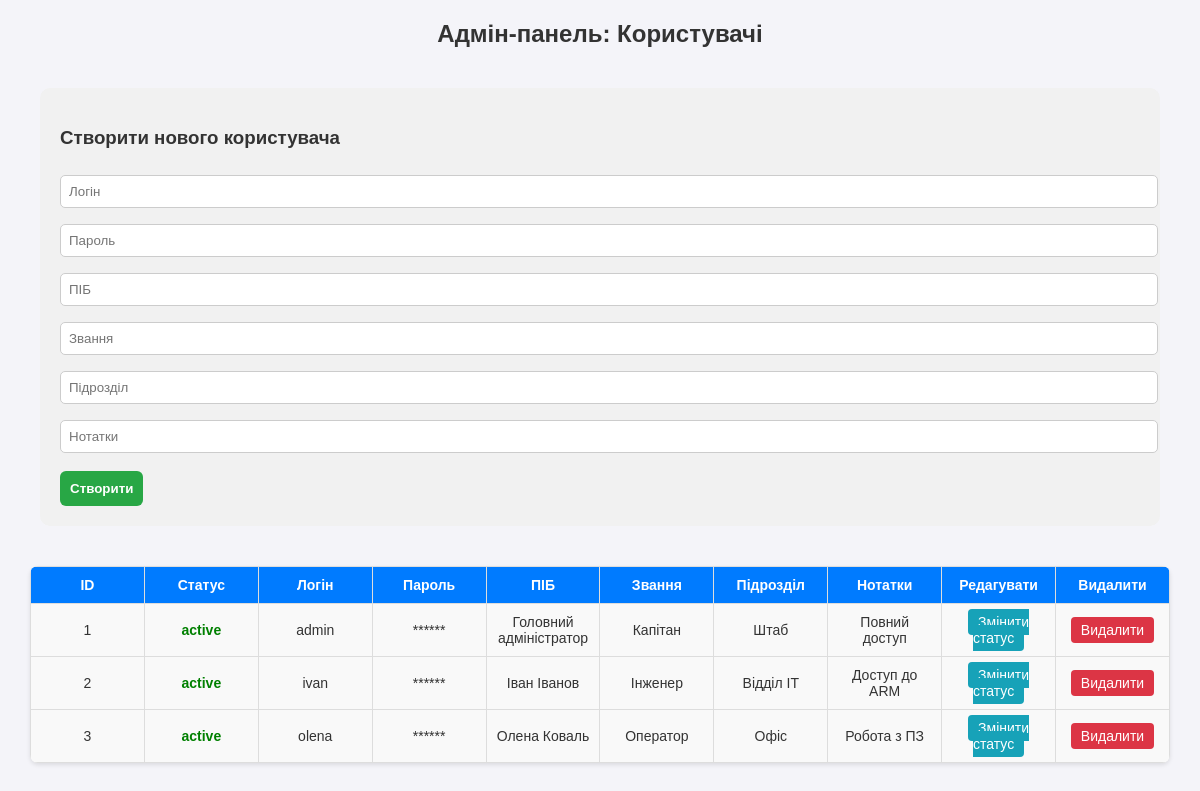
The page /admin on the database its author committed.
### tables this page shows
CREATE TABLE users (
    id INTEGER PRIMARY KEY AUTOINCREMENT,
    username TEXT NOT NULL UNIQUE,
    password TEXT NOT NULL,
    full_name TEXT,
    rank TEXT,
    unit TEXT,
    notes TEXT,
    role TEXT DEFAULT 'user',
    status TEXT DEFAULT 'active',
    attempts_left INTEGER DEFAULT 3
);

### routes.py (the view)
@main_bp.route('/admin')
def admin_panel():
    users = get_all_user_accounts()
    return render_template('admin_panel.html', users=users)

### db.py (called while the page is built)
def get_db_connection():
    try:
        conn = sqlite3.connect('workplaces.db')
        conn.row_factory = sqlite3.Row
        return conn
    except sqlite3.Error as e:
        raise Exception(f"Помилка підключення до бази даних: {e}")

def get_all_user_accounts():
    conn = get_db_connection()
    cur = conn.cursor()
    cur.execute("SELECT * FROM users ORDER BY id ASC")
    result = cur.fetchall()
    conn.close()
    return result

### templates/admin_panel.html (shortened to what this page needs)
<!DOCTYPE html>
<html lang="uk">
<head>
    <link rel="stylesheet" href="{{ url_for('static', filename='styles.css') }}">
</head>
<body>
    <h2 style="text-align:center; margin-top:20px;">Адмін-панель: Користувачі</h2>
    <form class="add-user-form" method="POST" action="{{ url_for('main.create_user_route') }}">
        <h3>Створити нового користувача</h3>
        <input type="text" name="login" placeholder="Логін" required>
        <input type="password" name="password" placeholder="Пароль" required>
        <input type="text" name="full_name" placeholder="ПІБ" required>
        <input type="text" name="rank" placeholder="Звання" required>
        <input type="text" name="unit" placeholder="Підрозділ" required>
        <input type="text" name="notes" placeholder="Нотатки">
        <button type="submit">Створити</button>
    </form>
    <table>
        <thead>
            <tr>
                <th>ID</th>
                <th>Статус</th>
                <th>Логін</th>
                <th>Пароль</th>
                <th>ПІБ</th>
                <th>Звання</th>
                <th>Підрозділ</th>
                <th>Нотатки</th>
                <th>Редагувати</th>
                <th>Видалити</th>
            </tr>
        </thead>
        <tbody>
            {% for user in users %}
            <tr>
                <td>{{ user.id }}</td>
                <td>
                    <span class="{{ 'status-active' if user.status == 'active' else 'status-blocked' }}">
                        {{ user.status }}
                    </span>
                </td>
                <td>{{ user.username }}</td>
                <td>******</td>
                <td>{{ user.full_name or '' }}</td>
                <td>{{ user.rank or '' }}</td>
                <td>{{ user.unit or '' }}</td>
                <td>{{ user.notes or '' }}</td>
                <td>
                    <a href="{{ url_for('main.change_status', user_id=user.id) }}" class="btn btn-status">Змінити статус</a>
                </td>
                <td>
                    <a href="{{ url_for('main.delete_user', user_id=user.id) }}" class="btn btn-delete">Видалити</a>
                </td>
            </tr>
            {% endfor %}
        </tbody>
    </table>
</body>
</html>

### static/styles.css (style rules this page uses)
body { font-family: 'Arial', sans-serif; background-color: #f4f4f9; color: #333; margin: 0; padding: 0; }
table { width: 100%; border-collapse: collapse; margin-top: 20px; background-color: #fff; box-shadow: 0 2px 4px rgba(0,0,0,0.1); border-radius: 8px; overflow: hidden; table-layout: fixed; }
th, td { padding: 8px; text-align: left; border-bottom: 1px solid #ddd; word-wrap: break-word; overflow: hidden; text-overflow: ellipsis; font-size: 14px; }
th { background-color: #2c3e50; color: #fff; }
tr:nth-child(even) { background-color: #f9f9f9; }
a { color: #2980b9; text-decoration: none; font-size: 12px; }

### templates/admin_panel.html (style rules this page uses)
table { width: 95%; margin: 30px auto; border-collapse: collapse; background: #f9f9f9; }
th, td { border: 1px solid #ddd; padding: 10px; text-align: center; }
th { background-color: #007BFF; color: white; }
.btn { padding: 5px 10px; border: none; border-radius: 4px; cursor: pointer; font-size: 14px; }
.btn-delete { background-color: #dc3545; color: white; }
.btn-status { background-color: #17a2b8; color: white; }
.add-user-form { width: 90%; margin: 40px auto; padding: 20px; background: #f1f1f1; border-radius: 10px; }
.add-user-form input { width: 100%; padding: 8px; margin: 8px 0; border-radius: 5px; border: 1px solid #ccc; }
.add-user-form button { margin-top: 10px; padding: 10px; background-color: #28a745; color: white; border: none; border-radius: 6px; cursor: pointer; font-weight: bold; }
.status-active { color: green; font-weight: bold; }

### rows shown on the page
users: id "1", status "active", username "admin", full_name "Головний адміністратор", rank "Капітан", unit "Штаб", notes "Повний доступ"
users: id "2", status "active", username "ivan", full_name "Іван Іванов", rank "Інженер", unit "Відділ ІТ", notes "Доступ до ARM"
users: id "3", status "active", username "olena", full_name "Олена Коваль", rank "Оператор", unit "Офіс", notes "Робота з ПЗ"
